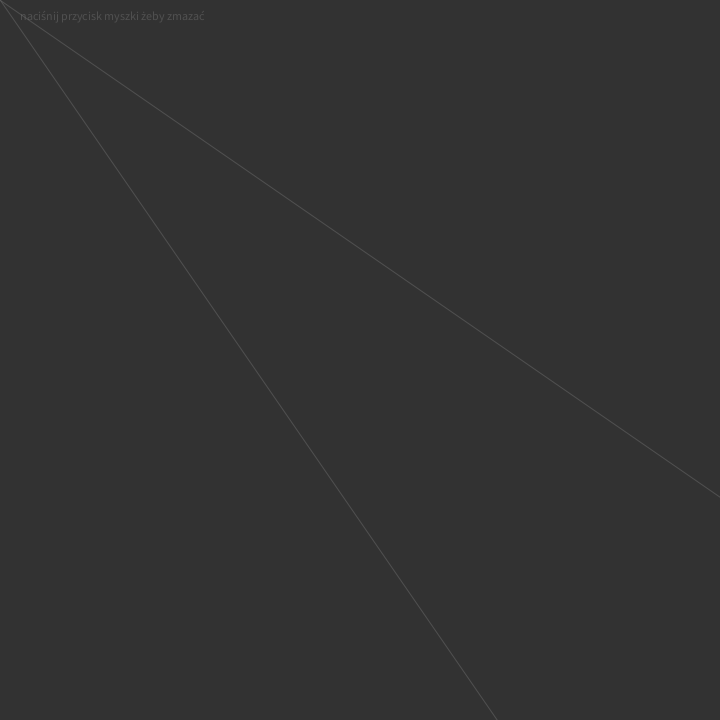
Frame 1 (no input)
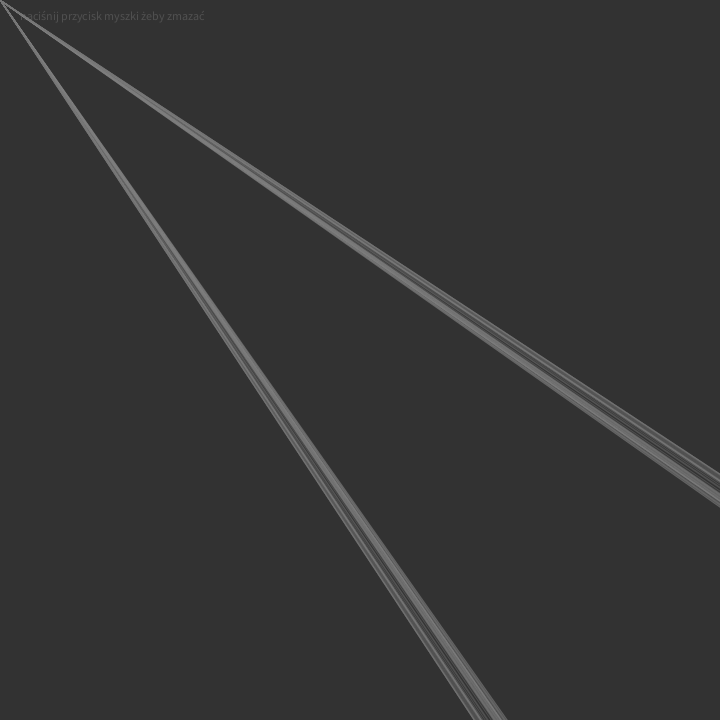
Frame 60 (the mouse pressed at the canvas centre just before this capture)
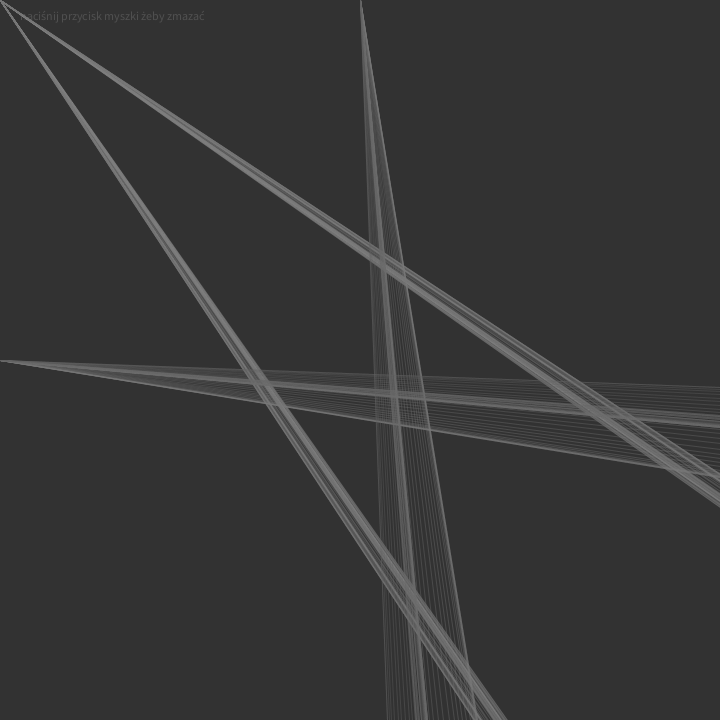
Frame 120 (the mouse held since frame 60 and released just before this capture)

The Processing sketch that drew these frames (run headless with seeded random() and noise(); from frame 60 on, the mouse is pressed at the canvas centre):

// Processing sketch: noise_gliniowatosc_yar
// ── noise_gliniowatosc_yar.pde

//nacisnąć prawy przycisk żeby zrobić zdjęcie


float xoff = 0.05;
int textcolour = 80;


void setup() {
  size(720, 720);
  background(50);
  noiseSeed(0);
  stroke(100, 20);
  fill(textcolour);
    text("naciśnij przycisk myszki żeby zmazać", 20,20);
}


void draw() {
    if (mouseButton == LEFT) {
        background(50);
        fill(textcolour);
            text("naciśnij przycisk myszki żeby zmazać", 20,20);
        delay(100);} //<>//
        
  xoff = xoff + .01;
  float m = noise(xoff);
  float n = m * width; //<>//
  println(n);
 
    stroke(n/4, 100);
 
  line(mouseX, 0, n, height);
  line(0, mouseY, width, n);
  //text("naciśnij przycisk myszki żeby zmazać", 20,20);
}
